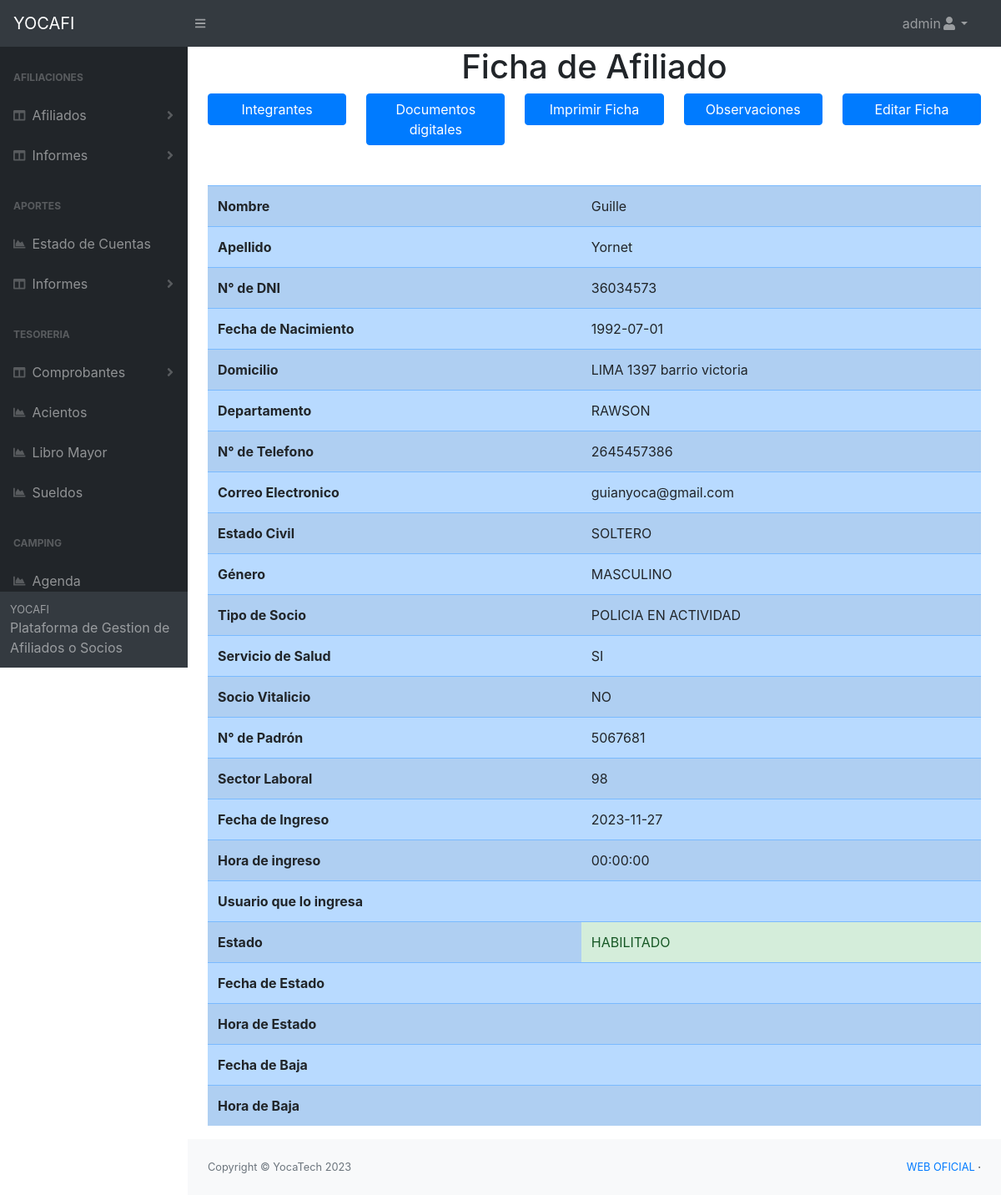
/pages/ver_ficha.php?id=1 (signed in), run on the app's committed database.
### tables this page shows
CREATE TABLE `afiliado_titular` (
  `id` int(11) NOT NULL,
  `nombre` text NOT NULL,
  `apellido` text NOT NULL,
  `dni` text NOT NULL,
  `fecha_nacimiento` date NOT NULL,
  `domicilio` text NOT NULL,
  `telefono` text NOT NULL,
  `email` text DEFAULT NULL,
  `departamento` text NOT NULL,
  `estado_civil` text NOT NULL,
  `genero` text NOT NULL,
  `tipo_socio` text NOT NULL,
  `servicio_salud` varchar(10) NOT NULL,
  `socio_vitalicio` varchar(10) NOT NULL,
  `padron` text NOT NULL,
  `sector_laboral` text NOT NULL,
  `fecha_carga` date DEFAULT NULL,
  `hora_carga` time DEFAULT NULL,
  `usuario_carga` text NOT NULL,
  `estado` text DEFAULT NULL,
  `fecha_estado` date DEFAULT NULL,
  `hora_estado` time DEFAULT NULL,
  `usuario_estado` text DEFAULT NULL,
  `fecha_baja` date DEFAULT NULL,
  `hora_baja` time DEFAULT NULL,
  `usuario_baja` text DEFAULT NULL,
  `fecha_edicion` date DEFAULT NULL,
  `hora_edicion` time DEFAULT NULL,
  `usuario_edita` text DEFAULT NULL
);

### pages/ver_ficha.php (the view, shortened to what this page needs)
<?php
    require 'conexion.php';
    $ficha=$_GET['id'];
    $sql = "SELECT * FROM afiliado_titular WHERE id='$ficha'";
    $resultado = $mysqli->query($sql);
?>
<?php
    include "header.php";
?>
    <body class="sb-nav-fixed">
    <?php
    include "nav_principal.php";
    ?>
        <div id="layoutSidenav">
           <?php
           include "inc_nav.php";
           ?>
            <div id="layoutSidenav_content">
    <main>
                    <h1 class="text-center">Ficha de Afiliado</h1>
    <?php while ($row = $resultado->fetch_assoc()) { ?>
            <div class="container">
                <div class="row">
                    <div class='col'>
                    <a href="ver_integrantes.php?id=<?php echo $row['id']; ?>&nombre_titular=<?php echo $row['nombre'].' '.$row['apellido']; ?>"class='btn btn-primary col-12'>Integrantes</a>
                    </div>
                    <div class='col'>
                    <a href="ver_documentos.php?id=<?php echo $row['id']; ?>"class='btn btn-primary col-12'>Documentos digitales</a>
                    </div>
                    <div class='col'>
                    <a href="imprimir_ficha.php?id=<?php echo $row['id']; ?>"class='btn btn-primary col-12'>Imprimir Ficha</a>
                    </div>
                    <div class='col'>
                    <a href="observaciones.php?id=<?php echo $row['id']; ?>"class='btn btn-primary col-12'>Observaciones</a>
                    </div>
                    <div class='col'>
                    <a href="editar_ficha.php?id=<?php echo $row['id']; ?>"class='btn btn-primary col-12'>Editar Ficha</a>
                    </div>
                </div>
            </div>
 <div class="container mt-5">
  <table class="table table-striped table-primary">
    <tr>
        <th>Nombre</th>
        <td><?php echo $row['nombre']; ?></td>
    </tr>
    <tr>
        <th>Apellido</th>
        <td><?php echo $row['apellido']; ?></td>
    </tr>
    <tr>
        <th>N° de DNI</th>
        <td><?php echo $row['dni']; ?></td>
    </tr>
    <tr>
        <th>Fecha de Nacimiento</th>
        <td><?php echo $row['fecha_nacimiento']; ?></td>
    </tr>
    <tr>
        <th>Domicilio</th>
        <td><?php echo $row['domicilio']; ?></td>
    </tr>
    <tr>
        <th>Departamento</th>
        <td><?php echo $row['departamento']; ?></td>
    </tr>
    <tr>
        <th>N° de Telefono</th>
        <td><?php echo $row['telefono']; ?></td>
    </tr>
    <tr>
        <th>Correo Electronico</th>
        <td><?php echo $row['email']; ?></td>
    </tr>
    <tr>
        <th>Estado Civil</th>
        <td><?php echo $row['estado_civil']; ?></td>
    </tr>
    <tr>
        <th>Género</th>
        <td><?php echo $row['genero']; ?></td>
    </tr>
    <tr>
        <th>Tipo de Socio</th>
        <td><?php echo $row['tipo_socio']; ?></td>
    </tr>
    <tr>
        <th>Servicio de Salud</th>
        <td><?php echo $row['servicio_salud']; ?></td>
    </tr>
    <tr>
        <th>Socio Vitalicio</th>
        <td><?php echo $row['socio_vitalicio']; ?></td>
    </tr>
    <tr>
        <th>N° de Padrón</th>
        <td><?php echo $row['padron']; ?></td>
    </tr>
    <tr>
        <th>Sector Laboral</th>
        <td><?php echo $row['sector_laboral']; ?></td>
    </tr>
    <tr>
        <th>Fecha de Ingreso</th>
        <td><?php echo $row['fecha_carga']; ?></td>
    </tr>
    <tr>
        <th>Hora de ingreso</th>
        <td><?php echo $row['hora_carga']; ?></td>
    </tr>
    <tr>
        <th>Usuario que lo ingresa</th>
        <td><?php echo $row['usuario_carga']; ?></td>
    </tr>
    <tr>
        <th>Estado</th>
        <td class="<?php if ($row['estado']=='HABILITADO'){
            echo 'alert-success';
            }else{
            echo 'alert-danger';
            }
            ?>"><?php echo $row['estado']; ?></td>
    </tr>
    <tr>
        <th>Fecha de Estado</th>
        <td><?php echo $row['fecha_estado']; ?></td>
    </tr>
    <tr>
        <th>Hora de Estado</th>
        <td><?php echo $row['hora_estado']; ?></td>
    </tr>
    <tr>
        <th>Fecha de Baja</th>
        <td><?php echo $row['fecha_baja']; ?></td>
    </tr>
    <tr>
        <th>Hora de Baja</th>
        <td><?php echo $row['hora_baja']; ?></td>
    </tr>
  </table>
</div>
                    <?php } ?>
                </main>
                <?php
                    include "footer.php";
                ?>
            </div>
        </div>
    </body>
</html>

### data on the page
afiliado_titular: nombre "Guille", apellido "Yornet", dni "36034573", fecha_nacimiento "1992-07-01", domicilio "LIMA 1397 barrio victoria", departamento "RAWSON", telefono "2645457386", email "guianyoca@gmail.com", estado_civil "SOLTERO", genero "MASCULINO", tipo_socio "POLICIA EN ACTIVIDAD", servicio_salud "SI", socio_vitalicio "NO", padron "5067681", sector_laboral "98", fecha_carga "2023-11-27", hora_carga "00:00:00", estado "HABILITADO"

### other printed values
$usuario "admin"
